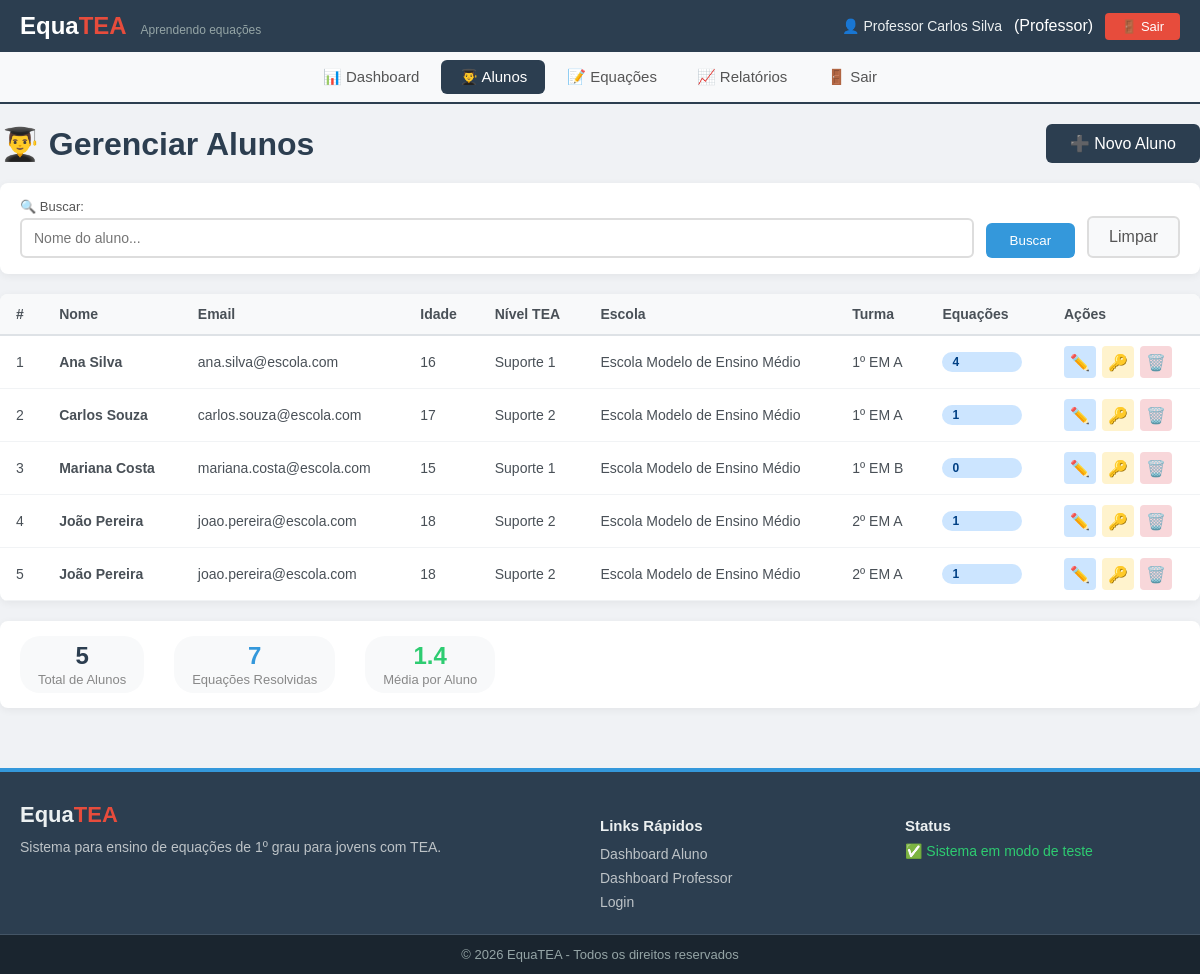
The app's page /index.php?view=gerenciar_alunos (signed in) with its own data.
### tables this page shows
CREATE TABLE `alunos` (
  `id` int(11) NOT NULL,
  `usuario_id` int(11) NOT NULL,
  `idade` int(11) NOT NULL CHECK (`idade` between 14 and 21),
  `nivel_tea` enum('suporte1','suporte2') NOT NULL,
  `escola` varchar(100) DEFAULT NULL,
  `turma` varchar(20) DEFAULT NULL,
  `data_cadastro` timestamp NOT NULL DEFAULT current_timestamp()
);

CREATE TABLE `usuarios` (
  `id` int(11) NOT NULL,
  `nome` varchar(100) NOT NULL,
  `email` varchar(100) NOT NULL,
  `senha_hash` varchar(255) NOT NULL,
  `tipo_perfil` enum('aluno','professor') NOT NULL DEFAULT 'aluno',
  `data_cadastro` timestamp NOT NULL DEFAULT current_timestamp(),
  `ultimo_acesso` datetime DEFAULT NULL,
  `ativo` tinyint(1) DEFAULT 1
);

### app/models/Aluno.php (called while the page is built, shortened)
<?php
class Aluno
{
    public function listarTodos()
    {
        try {
            $db = Database::getInstance()->getConnection();
            $sql = "SELECT a.*, u.nome, u.email
                    FROM alunos a
                    JOIN usuarios u ON a.usuario_id = u.id";
            $stmt = $db->query($sql);
            return $stmt->fetchAll(PDO::FETCH_ASSOC);
        } catch (PDOException $e) {
            return [];
        }
    }
}

### app/views/professor/alunos.php (the view, shortened to what this page needs)
<?php
include_once __DIR__ . '/../partials/header.php';
include_once __DIR__ . '/../partials/menu_professor.php';
?>
<main class="container gerenciar-alunos">
    <div style="display: flex; justify-content: space-between; align-items: center; flex-wrap: wrap; gap: 10px; margin-bottom: 20px;">
        <h1>👨‍🎓 Gerenciar Alunos</h1>
        <a href="?view=gerenciar_alunos&action=cadastrar" class="btn-primary">
            ➕ Novo Aluno
        </a>
    </div>
    <div class="filtros-section">
        <form method="GET" action="" class="filtros-form">
            <div class="filtro-grupo">
                <label for="buscar">🔍 Buscar:</label>
                <input type="text" id="buscar" name="buscar" placeholder="Nome do aluno..." value="<?php echo htmlspecialchars($_GET['buscar'] ?? ''); ?>">
            </div>
            <button type="submit" class="btn-filtrar">Buscar</button>
            <a href="?view=gerenciar_alunos" class="btn-limpar">Limpar</a>
        </form>
    </div>
    <div class="tabela-wrapper">
        <table class="alunos-table">
            <thead>
                <tr>
                    <th>#</th>
                    <th>Nome</th>
                    <th>Email</th>
                    <th>Idade</th>
                    <th>Nível TEA</th>
                    <th>Escola</th>
                    <th>Turma</th>
                    <th>Equações</th>
                    <th>Ações</th>
                </tr>
            </thead>
            <tbody>
                <?php if (!empty($dados_alunos) && is_array($dados_alunos)): ?>
                    <?php
                    $contador = 1;
                    foreach ($dados_alunos as $aluno):
                    ?>
                        <tr>
                            <td><?php echo $contador++; ?></td>
                            <td>
                                <strong><?php echo htmlspecialchars($aluno['nome'] ?? 'N/A'); ?></strong>
                            </td>
                            <td><?php echo htmlspecialchars($aluno['email'] ?? 'N/A'); ?></td>
                            <td><?php echo htmlspecialchars($aluno['idade'] ?? '-'); ?></td>
                            <td>
                                <?php
                                    $nivel_tea = $aluno['nivel_tea'] ?? '';
                                    $nivelLabels = [
                                        'suporte1' => 'Suporte 1',
                                        'suporte2' => 'Suporte 2',
                                        'suporte3' => 'Suporte 3'
                                    ];
                                    echo htmlspecialchars($nivelLabels[$nivel_tea] ?? $nivel_tea);
                                ?>
                            </td>
                            <td><?php echo htmlspecialchars($aluno['escola'] ?? '-'); ?></td>
                            <td><?php echo htmlspecialchars($aluno['turma'] ?? '-'); ?></td>
                            <td>
                                <span class="badge badge-info">
                                    <?php echo $aluno['total_equacoes'] ?? 0; ?>
                                </span>
                            </td>
                            <td>
                                <div class="acoes-cell">
                                    <a href="?view=editar_aluno&id=<?php echo $aluno['id'] ?? $aluno['aluno_id'] ?? 0; ?>"
                                       class="btn-edit" title="Editar">
                                        ✏️
                                    </a>
                                    <a href="?view=gerenciar_alunos&action=resetar_senha&id=<?php echo $aluno['id'] ?? $aluno['aluno_id'] ?? 0; ?>"
                                       class="btn-reset" title="Resetar Senha"
                                       onclick="return confirm('Deseja resetar a senha deste aluno?')">
                                        🔑
                                    </a>
                                    <a href="?view=gerenciar_alunos&action=deletar&id=<?php echo $aluno['id'] ?? $aluno['aluno_id'] ?? 0; ?>"
                                       class="btn-delete" title="Excluir"
                                       onclick="return confirm('Deseja realmente excluir este aluno? Esta ação não pode ser desfeita.')">
                                        🗑️
                                    </a>
                                </div>
                            </td>
                        </tr>
                    <?php endforeach; ?>
                <?php endif; ?>
            </tbody>
        </table>
    </div>
    <?php if (!empty($dados_alunos) && is_array($dados_alunos)):
        $total_alunos = count($dados_alunos);
        $total_equacoes = 0;
        foreach ($dados_alunos as $a) {
            $total_equacoes += ($a['total_equacoes'] ?? 0);
        }
    ?>
        <div class="resumo-alunos">
            <div class="resumo-item">
                <span class="resumo-numero"><?php echo $total_alunos; ?></span>
                <span class="resumo-label">Total de Alunos</span>
            </div>
            <div class="resumo-item">
                <span class="resumo-numero" style="color: #3498db;"><?php echo $total_equacoes; ?></span>
                <span class="resumo-label">Equações Resolvidas</span>
            </div>
            <div class="resumo-item">
                <span class="resumo-numero" style="color: #2ecc71;"><?php echo number_format($total_alunos > 0 ? $total_equacoes / $total_alunos : 0, 1); ?></span>
                <span class="resumo-label">Média por Aluno</span>
            </div>
        </div>
    <?php endif; ?>
</main>
<?php include_once __DIR__ . '/../partials/footer.php'; ?>

### public/css/style.css (style rules this page uses)
body { font-family: Arial, sans-serif; background: #f0f2f5; margin: 0; padding: 0; }
.container { max-width: 1200px; margin: 0 auto; padding: 0 20px; }
.badge { display: inline-block; padding: 2px 12px; border-radius: 12px; font-size: 12px; font-weight: 500; min-width: 60px; }
.btn-primary { padding: 12px 32px; background: linear-gradient(135deg, #27ae60, #2ecc71); color: #fff; border: none; border-radius: 6px; font-size: 16px; font-weight: 600; cursor: pointer; transition: all 0.2s; }
.resumo-item { font-size: 15px; color: #555; padding: 6px 18px; border-radius: 20px; background: #f8f9fa; font-weight: 500; }

### app/views/professor/alunos.php (style rules this page uses)
.gerenciar-alunos { padding: 20px 0; max-width: 1200px; margin: 0 auto; }
.gerenciar-alunos h1 { color: #2c3e50; margin: 0; }
.btn-primary { display: inline-block; padding: 10px 24px; background: #2c3e50; color: #fff; border-radius: 6px; text-decoration: none; font-weight: 500; transition: background 0.2s; }
.filtros-section { background: #fff; padding: 16px 20px; border-radius: 8px; box-shadow: 0 2px 8px rgba(0,0,0,0.06); margin-bottom: 20px; }
.filtros-form { display: flex; flex-wrap: wrap; gap: 12px; align-items: flex-end; }
.filtro-grupo { display: flex; flex-direction: column; gap: 4px; flex: 1; min-width: 150px; }
.filtro-grupo label { font-weight: 500; font-size: 13px; color: #555; }
.filtro-grupo input { padding: 10px 12px; border: 2px solid #ddd; border-radius: 6px; font-size: 14px; background: #fff; }
.btn-filtrar { padding: 10px 24px; background: #3498db; color: #fff; border: none; border-radius: 6px; cursor: pointer; font-weight: 500; transition: background 0.2s; }
.btn-limpar { padding: 10px 20px; background: #f8f9fa; color: #555; border: 2px solid #ddd; border-radius: 6px; cursor: pointer; text-decoration: none; display: inline-block; transition: background 0.2s; }
.tabela-wrapper { overflow-x: auto; background: #fff; border-radius: 8px; box-shadow: 0 2px 8px rgba(0,0,0,0.06); }
.alunos-table { width: 100%; border-collapse: collapse; font-size: 14px; }
.alunos-table th { background: #f8f9fa; padding: 12px 16px; text-align: left; font-weight: 600; color: #495057; border-bottom: 2px solid #dee2e6; white-space: nowrap; }
.alunos-table td { padding: 10px 16px; border-bottom: 1px solid #f1f3f5; color: #495057; vertical-align: middle; }
.badge { display: inline-block; padding: 3px 10px; border-radius: 12px; font-size: 12px; font-weight: 600; }
.badge-info { background: #cce5ff; color: #004085; }
.acoes-cell { display: flex; gap: 6px; flex-wrap: wrap; }
.acoes-cell a { display: inline-flex; align-items: center; justify-content: center; width: 32px; height: 32px; border-radius: 4px; text-decoration: none; font-size: 16px; transition: background 0.2s; }
.btn-edit { background: #cce5ff; color: #004085; }
.btn-reset { background: #fff3cd; color: #856404; }
.btn-delete { background: #f8d7da; color: #721c24; }
.resumo-alunos { display: flex; gap: 30px; flex-wrap: wrap; margin-top: 20px; padding: 15px 20px; background: #fff; border-radius: 8px; box-shadow: 0 2px 8px rgba(0,0,0,0.06); }
.resumo-item { display: flex; flex-direction: column; align-items: center; }
.resumo-numero { font-size: 24px; font-weight: 700; color: #2c3e50; }
.resumo-label { font-size: 13px; color: #888; margin-top: 2px; }

### records on screen
alunos: usuario.nome "Ana Silva", usuario.email "ana.silva@escola.com", idade "16", nivel_tea "Suporte 1", escola "Escola Modelo de Ensino Médio", turma "1º EM A", total_equacoes "4"
alunos: usuario.nome "Carlos Souza", usuario.email "carlos.souza@escola.com", idade "17", nivel_tea "Suporte 2", escola "Escola Modelo de Ensino Médio", turma "1º EM A", total_equacoes "1"
alunos: usuario.nome "Mariana Costa", usuario.email "mariana.costa@escola.com", idade "15", nivel_tea "Suporte 1", escola "Escola Modelo de Ensino Médio", turma "1º EM B", total_equacoes "0"
alunos: usuario.nome "João Pereira", usuario.email "joao.pereira@escola.com", idade "18", nivel_tea "Suporte 2", escola "Escola Modelo de Ensino Médio", turma "2º EM A", total_equacoes "1"

### other values on screen
$usuario_nome "Professor Carlos Silva"
$tipo_perfil "Professor"
$total_alunos "5"
$total_equacoes "7"
$total_alunos > 0 ? $total_equacoes / $total_alunos : 0 "1.4"
